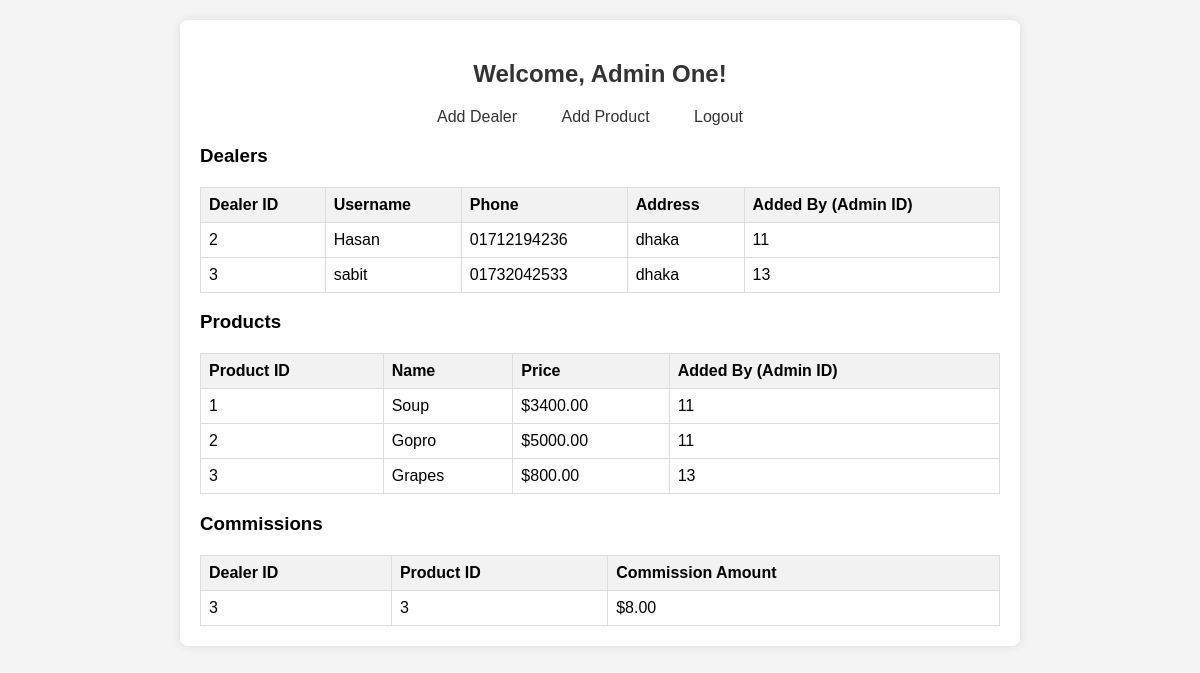
The page /dashboard.php (signed in) on the database its author committed.
### tables this page shows
CREATE TABLE `dealers` (
  `id` int(11) NOT NULL,
  `username` varchar(100) NOT NULL,
  `phone` varchar(15) NOT NULL,
  `address` text NOT NULL,
  `password` varchar(255) NOT NULL,
  `admin_id` int(11) NOT NULL
);

CREATE TABLE `products` (
  `id` int(11) NOT NULL,
  `name` varchar(100) NOT NULL,
  `price` decimal(10,2) NOT NULL,
  `admin_id` int(11) NOT NULL
);

CREATE TABLE `commissions` (
  `id` int(11) NOT NULL,
  `admin_id` int(11) NOT NULL,
  `dealer_id` int(11) NOT NULL,
  `product_id` int(11) NOT NULL,
  `commission_amount` decimal(10,2) NOT NULL,
  `commission_timestamp` timestamp NOT NULL DEFAULT current_timestamp() ON UPDATE current_timestamp()
);

### dashboard.php (the view, shortened to what this page needs)
<?php
require 'db.php';
?>
<!DOCTYPE html>
<html lang="en">
<head>
    <link rel="stylesheet" href="styles.css">
</head>
<body>
    <div class="container">
        <h2>Welcome, <?php echo $_SESSION['admin_name']; ?>!</h2>
        <nav>
            <ul>
                <li><a href="add_dealer.php">Add Dealer</a></li>
                <li><a href="add_product.php">Add Product</a></li>
                <li><a href="logout.php">Logout</a></li>
            </ul>
        </nav>
        <h3>Dealers</h3>
        <table>
            <thead>
                <tr>
                    <th>Dealer ID</th>
                    <th>Username</th>
                    <th>Phone</th>
                    <th>Address</th>
                    <th>Added By (Admin ID)</th>
                </tr>
            </thead>
            <tbody>
                <?php
                $sql = "SELECT * FROM dealers";
                $result = $conn->query($sql);
                if ($result->num_rows > 0) {
                    while ($row = $result->fetch_assoc()) {
                        echo "<tr>";
                        echo "<td>" . $row['id'] . "</td>";
                        echo "<td>" . $row['username'] . "</td>";
                        echo "<td>" . $row['phone'] . "</td>";
                        echo "<td>" . $row['address'] . "</td>";
                        echo "<td>" . $row['admin_id'] . "</td>";
                        echo "</tr>";
                    }
                } else {
                    echo "<tr><td colspan='5'>No dealers found</td></tr>";
                }
                ?>
            </tbody>
        </table>
        <h3>Products</h3>
        <table>
            <thead>
                <tr>
                    <th>Product ID</th>
                    <th>Name</th>
                    <th>Price</th>
                    <th>Added By (Admin ID)</th>
                </tr>
            </thead>
            <tbody>
                <?php
                $sql = "SELECT * FROM products";
                $result = $conn->query($sql);
                if ($result->num_rows > 0) {
                    while ($row = $result->fetch_assoc()) {
                        echo "<tr>";
                        echo "<td>" . $row['id'] . "</td>";
                        echo "<td>" . $row['name'] . "</td>";
                        echo "<td>$" . $row['price'] . "</td>";
                        echo "<td>" . $row['admin_id'] . "</td>";
                        echo "</tr>";
                    }
                } else {
                    echo "<tr><td colspan='4'>No products found</td></tr>";
                }
                ?>
            </tbody>
        </table>
        <h3>Commissions</h3>
        <table>
            <thead>
                <tr>
                    <th>Dealer ID</th>
                    <th>Product ID</th>
                    <th>Commission Amount</th>
                </tr>
            </thead>
            <tbody>
                <?php
                     $admin_id = $_SESSION['admin_id'];
                    $sql = "SELECT * FROM commissions WHERE admin_id='$admin_id'";
                $result = $conn->query($sql);
                if ($result->num_rows > 0) {
                    while ($row = $result->fetch_assoc()) {
                        echo "<tr>";
                        echo "<td>" . $row['dealer_id'] . "</td>";
                        echo "<td>" . $row['product_id'] . "</td>";
                        echo "<td>$" . $row['commission_amount'] . "</td>";
                        echo "</tr>";
                    }
                } else {
                    echo "<tr><td colspan='5'>No commissions found</td></tr>";
                }
                ?>
            </tbody>
        </table>
    </div>
</body>
</html>

### styles.css (style rules this page uses)
body { font-family: Arial, sans-serif; background-color: #f4f4f4; margin: 0; padding: 0; }
.container { max-width: 800px; margin: 20px auto; background-color: #fff; border-radius: 8px; padding: 20px; box-shadow: 0 0 10px rgba(0, 0, 0, 0.1); }
h2 { color: #333; text-align: center; }
nav ul { list-style: none; padding: 0; margin: 0; text-align: center; }
nav ul li { display: inline-block; margin-right: 20px; }
nav ul li a { text-decoration: none; color: #333; padding: 5px 10px; border-radius: 4px; transition: background-color 0.3s; }
table { width: 100%; border-collapse: collapse; margin-top: 20px; }
th, td { border: 1px solid #ddd; padding: 8px; text-align: left; }
th { background-color: #f2f2f2; }

### rows shown on the page
dealers: id "2", username "Hasan", phone "01712194236", address "dhaka", admin "11"
dealers: id "3", username "sabit", phone "01732042533", address "dhaka", admin "13"
products: id "1", name "Soup", price "3400.00", admin "11"
products: id "2", name "Gopro", price "5000.00", admin "11"
products: id "3", name "Grapes", price "800.00", admin "13"
commissions: dealer "3", product "3", commission_amount "8.00"

### other values the page prints
$_SESSION['admin_name'] "Admin One"
